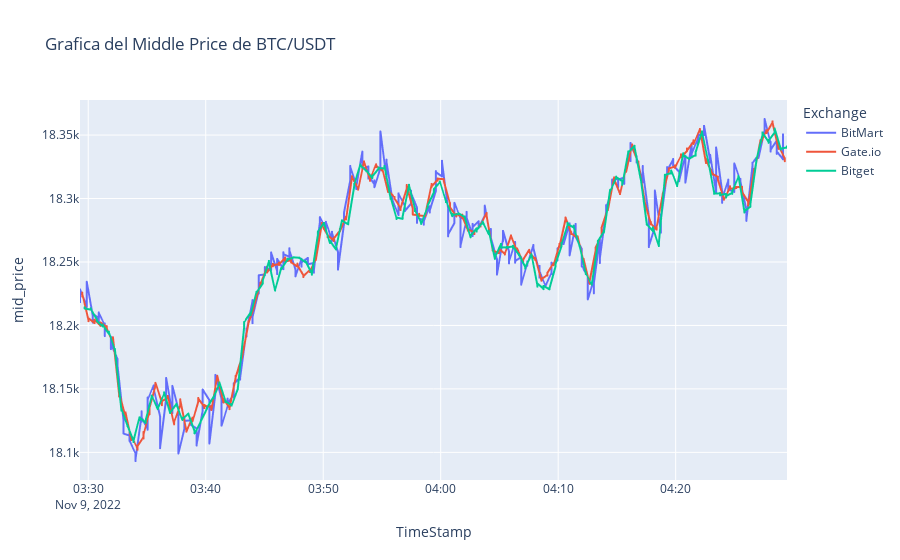

Notebook cell for this chart:
### Code cell
def grafica_data_1_mid(dataframe): 
    df2= dataframe[dataframe["Ticker"]=="BTC/USDT"]
    fig=px.line(df2, x="TimeStamp", y="mid_price",color="Exchange",title=("Grafica del Middle Price de BTC/USDT"))

    return fig.show()
grafica_data_1_mid(data_1)

### Figure 1 — Plotly figure (JSON) as saved in the notebook; plotly's stock layout.template omitted (floating-point values rounded to 4 significant figures; data arrays with more than 128 entries replaced by an {"elided": "..."} marker saying what was removed)
{"data": [{"hovertemplate": "Exchange=BitMart<br>TimeStamp=%{x}<br>mid_price=%{y}<extra></extra>", "legendgroup": "BitMart", "line": {"color": "#636efa", "dash": "solid"}, "marker": {"symbol": "circle"}, "mode": "lines", "name": "BitMart", "showlegend": true, "type": "scattergl", "x": {"elided": "3479 str values"}, "xaxis": "x", "y": {"elided": "3479 float values"}, "yaxis": "y"}, {"hovertemplate": "Exchange=Gate.io<br>TimeStamp=%{x}<br>mid_price=%{y}<extra></extra>", "legendgroup": "Gate.io", "line": {"color": "#EF553B", "dash": "solid"}, "marker": {"symbol": "circle"}, "mode": "lines", "name": "Gate.io", "showlegend": true, "type": "scattergl", "x": {"elided": "3480 str values"}, "xaxis": "x", "y": {"elided": "3480 float values"}, "yaxis": "y"}, {"hovertemplate": "Exchange=Bitget<br>TimeStamp=%{x}<br>mid_price=%{y}<extra></extra>", "legendgroup": "Bitget", "line": {"color": "#00cc96", "dash": "solid"}, "marker": {"symbol": "circle"}, "mode": "lines", "name": "Bitget", "showlegend": true, "type": "scattergl", "x": {"elided": "3480 str values"}, "xaxis": "x", "y": {"elided": "3480 float values"}, "yaxis": "y"}], "layout": {"legend": {"title": {"text": "Exchange"}, "tracegroupgap": 0}, "title": {"text": "Grafica del Middle Price de BTC/USDT"}, "xaxis": {"anchor": "y", "domain": [0, 1], "title": {"text": "TimeStamp"}}, "yaxis": {"anchor": "x", "domain": [0, 1], "title": {"text": "mid_price"}}}}
